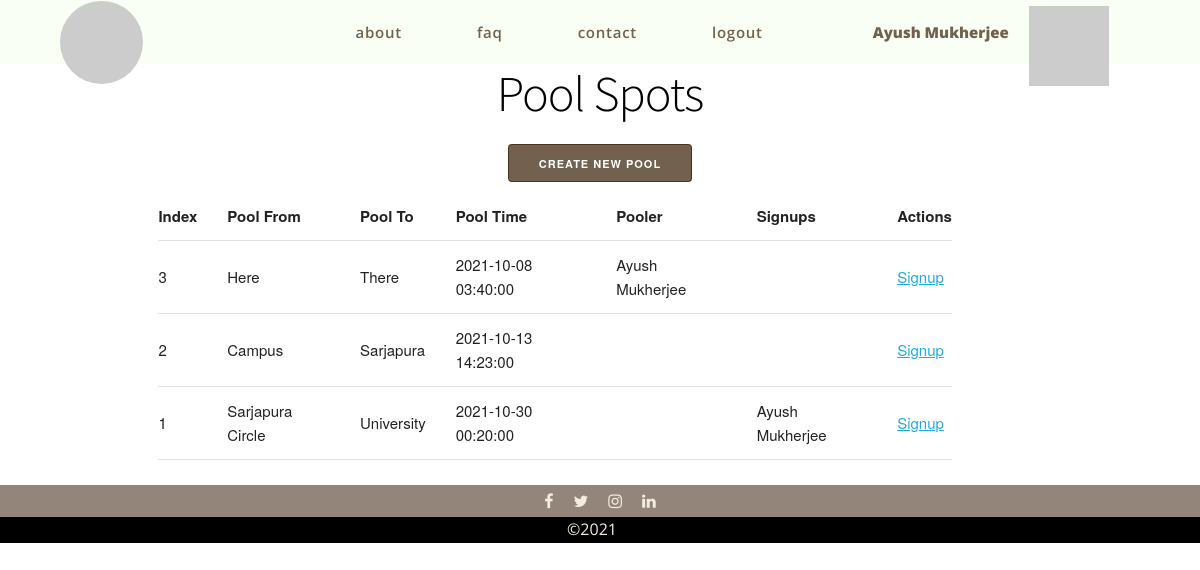
The app's page /pool/ (signed in) with its own data.
### suslab/users/models.py (models this page shows)
class User(db.Model, UserMixin):
    __tablename__ = 'users'
    id = db.Column(db.Integer, primary_key=True)
    email = db.Column(db.String(128), unique=True)
    password = db.Column(db.String(32))
    name = db.Column(db.String(64))
    active = db.Column(db.Boolean())
    confirmed_at = db.Column(db.DateTime())
    roles = db.relationship('Role', secondary=roles_users,
                            backref=db.backref('users', lazy='dynamic'))

class LibraryUser(User):
    loan_date = db.Column(db.DateTime, default=db.func.current_timestamp())
    due_date = db.Column(db.DateTime, default=db.func.current_timestamp())

class ProductBase(db.Model):
    __abstract__ = True
    id = db.Column(db.Integer, primary_key=True)
    date_created = db.Column(db.DateTime, default=db.func.current_timestamp())
    date_modified = db.Column(db.DateTime, default=db.func.current_timestamp(),
                              onupdate=db.func.current_timestamp())

class Pool(ProductBase):
    __tablename__ = 'pools'
    from_ = db.Column(db.String(32), nullable=False)
    to_ = db.Column(db.String(32), nullable=False)
    time = db.Column(db.DateTime)
    pooler_id = db.Column(db.Integer, db.ForeignKey('poolers.id'))
    signups = db.relationship('Signup', backref=db.backref('pooler'))

### suslab/pool/controllers.py (the view)
@pool.route('/', methods=['GET', 'POST'])
def index():
    Pool, _, _, _ = _db_conn()
    pools = Pool.query.order_by(Pool.time).all()
    return render_template('pool/index.html', pools=pools)

### suslab/__init__.py (called while the page is built)
@app.context_processor
def utility_processor():
    def user_avatar(user_name, category='croodles-neutral'):
        user_name_clean = '-'.join(user_name.split())
        return f'https://avatars.dicebear.com/api/{category}/{user_name_clean}.svg'
    return dict(user_avatar=user_avatar)

### suslab/pool/controllers.py (called while the page is built)
def _db_conn():
    from suslab.users.models import Pool, Pooler, Signup
    from suslab import db
    return Pool, Pooler, Signup, db

### suslab/templates/pool/index.html (shortened to what this page needs)
{% extends './base.html' %}
{% block head %}
<link rel="stylesheet" href="{{ url_for('static', filename='css/bulletin.css') }}">
{% endblock %}
{% block body %}
<h1 class="title">Pool Spots</h1>
{% if current_user.is_authenticated %}
    <div id="bulletin-form-link">
        <a href="/pool/create-pool" class="button button-primary">Create New Pool</a>
    </div>
{% endif %}
<div class="container">
    <div class="row">
        <div class="ten columns">
            <table class="center">
                <tr>
                    <th>Index</th>
                    <th>Pool From</th>
                    <th>Pool To</th>
                    <th>Pool Time</th>
                    <th>Pooler</th>
                    <th>Signups</th>
                    <th>Actions</th>
                </tr>
                {% for pool in pools %}
                    <tr>
                        <td>{{ pool.id }}</td>
                        <td>{{ pool.from_ }}</td>
                        <td>{{ pool.to_ }}</td>
                        <td>{{ pool.time }}</td>
                        <td>{{ pool.pooler.user.name }}</td>
                        <td>{%if pool.signups %}{{ pool.signups[0].user.name }}{% endif %}</td>
                        <td>
                            <a href="/pool/signup/{{pool.id}}">Signup</a>
                        </td>
                    </tr>
                {% endfor %}
            </table>
        </div>
    </div>
</div>
{% endblock %}

### suslab/templates/base.html (shortened to what this page needs)
<!doctype html>
<html class="no-js" lang="">
<head>
  <link rel="stylesheet" href="https://cdnjs.cloudflare.com/ajax/libs/font-awesome/4.7.0/css/font-awesome.min.css">
  <link rel="stylesheet" href="{{ url_for('static', filename='css/normalize.css') }}">
  <link rel="stylesheet" href="{{ url_for('static', filename='css/skeleton.css') }}">
  <link rel="stylesheet" href="{{ url_for('static', filename='css/base.css') }}">
  {% block head %}{% endblock %}
</head>
<body>
  <nav class="navbar">
    <div class="home" id="home">
      <a href="/" class="logo">
        <img class="logo" id="logo" src="https://picsum.photos/200">
      </a>
    </div>
    <div class="nav-group flex-horizontal">
      {% if current_user.is_authenticated %}
      <div class="user-info flex-horizontal" id="user-info">
        <span class="username flex-text-item">{{ current_user.name }}</span>
        <div class="user-image" id="user-image"><img src={{ user_avatar(current_user.name|lower) }}></div>
      </div>
      {% endif %}
      <ul class="nav-group-list flex-group-list">
        <li class="nav-item flex-text-item"><a class="nav-item-link">about</a></li>
        <li class="nav-item flex-text-item"><a class="nav-item-link">faq</a></li>
        <li class="nav-item flex-text-item"><a class="nav-item-link" href="/contact">contact</a></li>
        {% if current_user.is_authenticated %}
        <li class="nav-item flex-text-item"><a href="/logout"class="nav-item-link">logout</a></li>
      </ul>
    </div>
        {% else %}
          <li class="nav-item flex-text-item"><a href="/login" class="nav-item-link">login</a></li>
          <li class="nav-item flex-text-item"><a href="/register" class="nav-item-link">signup</a></li>
          {% endif %}
  </nav>
  <div class="spacer"></div>
  {% block body %}{% endblock %}
  <section class="social-media flex-horizontal">
      <div class="social-media-icon facebook">
        <a href="https://www.facebook.com/suscom.apu" target="_blank" rel="noopener noreferrer" class="fa fa-facebook"></a>
      </div>
      <div class="social-media-icon twitter">
        <a href="https://twitter.com/ApuSuscom" target="_blank" rel="noopener noreferrer" class="fa fa-twitter"></a>
      </div>
      <div class="social-media-icon instagram">
        <a href="https://www.instagram.com/suscom_apu" target="_blank" rel="noopener noreferrer" class="fa fa-instagram"></a>
      </div>
      <div class="social-media-icon linkedin">
        <a href="https://www.linkedin.com/in/suscom-apu-511904211" target="_blank" rel="noopener noreferrer" class="fa fa-linkedin"></a>
      </div>
  </section>
  <footer>
    <ul class="flex-horizontal flex-group-list">
      <li class="footer-item flex-text-item">&#169;2021</li>
    </ul>
  </footer>
</body>
</html>

### suslab/static/css/skeleton.css (style rules this page uses)
.container { position: relative; width: 100%; max-width: 960px; margin: 0 auto; padding: 0 20px; box-sizing: border-box; }
.column, .columns { width: 100%; float: left; box-sizing: border-box; }
@media (min-width: 400px) { .container { width: 85%; padding: 0; } }
@media (min-width: 700px) { .container { width: 80%; } }
@media (min-width: 700px) { .column, .columns { margin-left: 4%; } }
@media (min-width: 700px) { .ten.columns { width: 82.6666666667%; } }
html { font-size: 62.5%; }
body { font-size: 1.5em; line-height: 1.6; font-weight: 400; font-family: "Raleway", "HelveticaNeue", "Helvetica Neue", Helvetica, Arial, sans-serif; color: #222; }
h1, h2, h3, h4, h5, h6 { margin-top: 0; margin-bottom: 2rem; font-weight: 300; }
h1 { font-size: 4.0rem; line-height: 1.2; letter-spacing: -.1rem; }
@media (min-width: 550px) { h1 { font-size: 5.0rem; } }
a { color: #1EAEDB; }
.button, button, input[type="submit"], input[type="reset"], input[type="button"] { display: inline-block; height: 38px; padding: 0 30px; color: #555; text-align: center; font-size: 11px; font-weight: 600; line-height: 38px; letter-spacing: .1rem; text-transform: uppercase; text-decoration: none; white-space: nowrap; background-color: transparent; border-radius: 4px; border: 1px solid #bbb; cursor: pointer; box-sizing: border-box; }
.button.button-primary, button.button-primary, input[type="submit"].button-primary, input[type="reset"].button-primary, input[type="button"].button-primary { color: #FFF; background-color: #33C3F0; border-color: #33C3F0; }
ul { list-style: circle inside; }
ol, ul { padding-left: 0; margin-top: 0; }
li { margin-bottom: 1rem; }
th, td { padding: 12px 15px; text-align: left; border-bottom: 1px solid #E1E1E1; }
th:first-child, td:first-child { padding-left: 0; }
th:last-child, td:last-child { padding-right: 0; }
button, .button { margin-bottom: 1rem; }
pre, blockquote, dl, figure, table, p, ul, ol, form { margin-bottom: 2.5rem; }
.container:after, .row:after, .u-cf { content: ""; display: table; clear: both; }

### suslab/static/css/bulletin.css (style rules this page uses)
.title { text-align: center; }
#bulletin-form-link { text-align: center; }

### records on screen
LibraryUser: name "Ayush Mukherjee"
Pool: id "3", from_ "Here", to_ "There", time "2021-10-08 03:40:00", pooler.user.name "Ayush Mukherjee"
Pool: id "2", from_ "Campus", to_ "Sarjapura", time "2021-10-13 14:23:00"
Pool: id "1", from_ "Sarjapura Circle", to_ "University", time "2021-10-30 00:20:00", name "Ayush Mukherjee"
